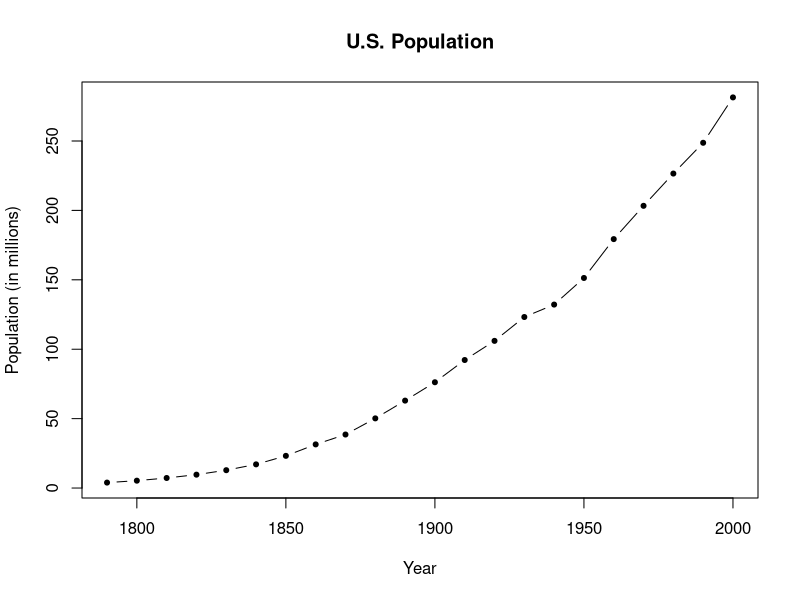
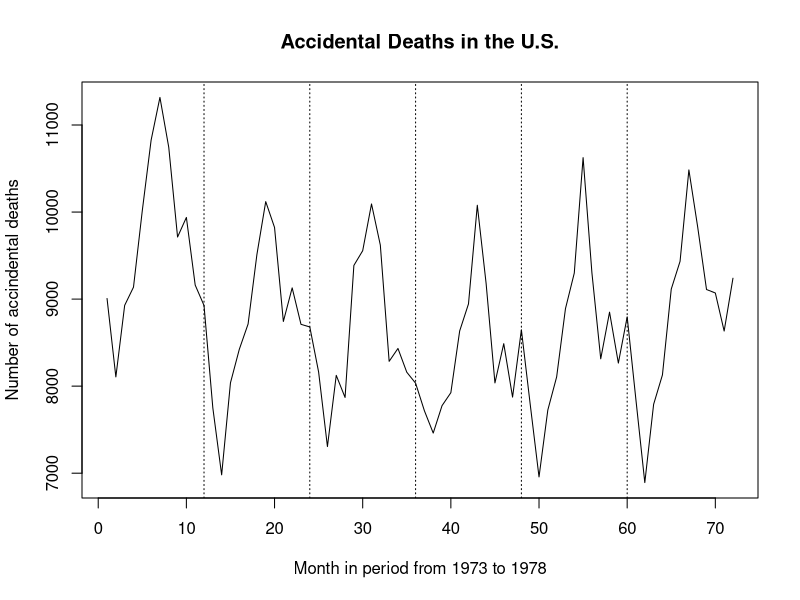
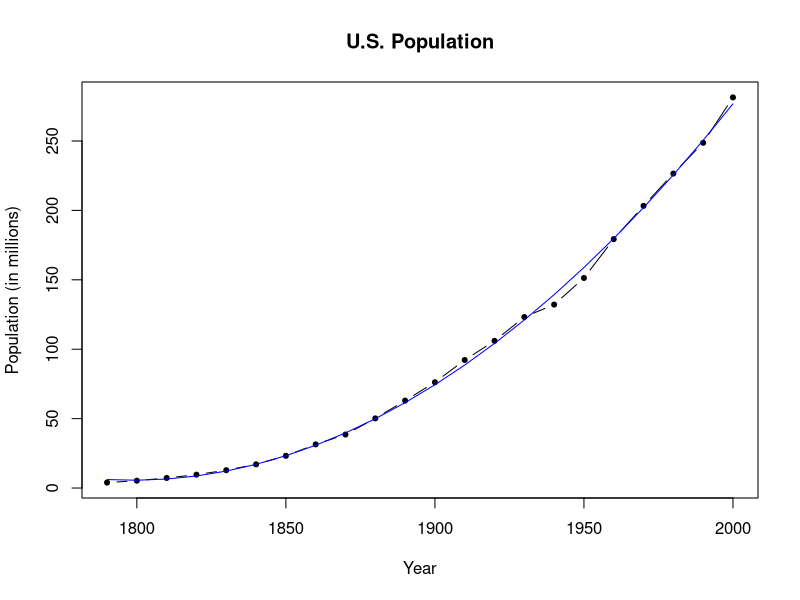
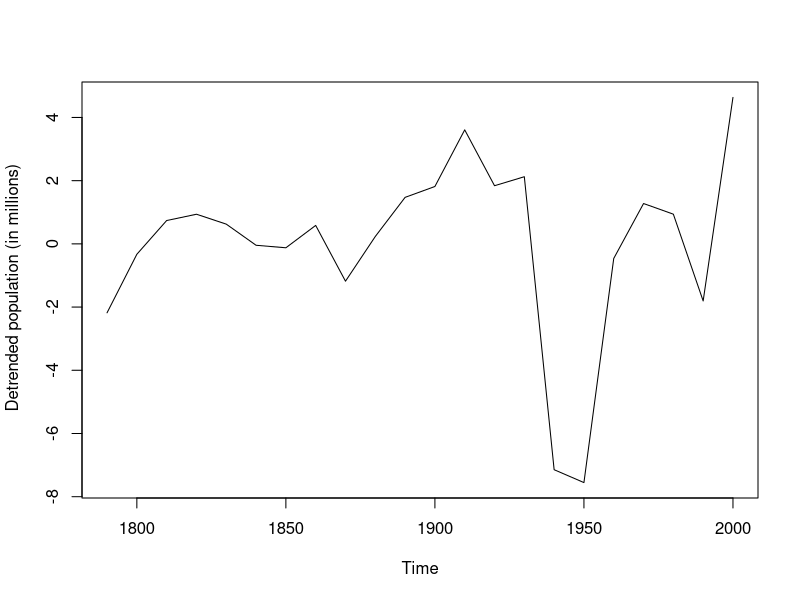
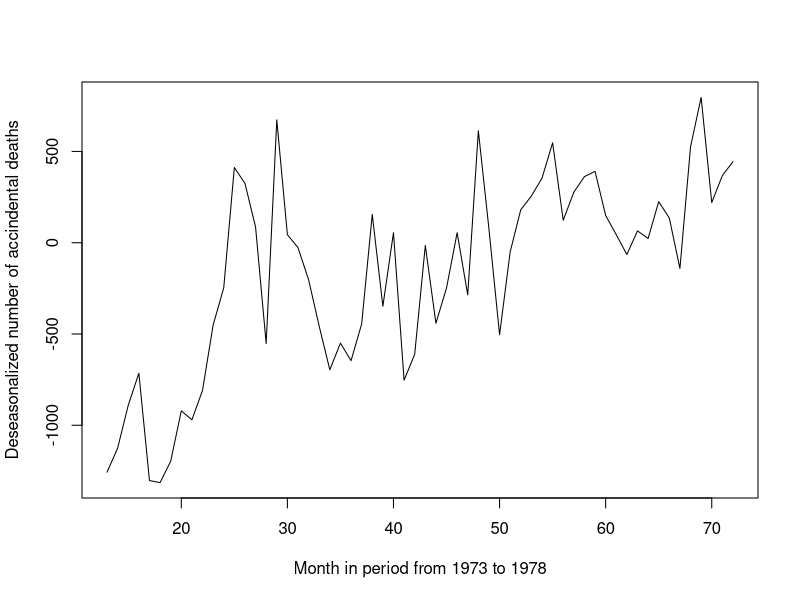
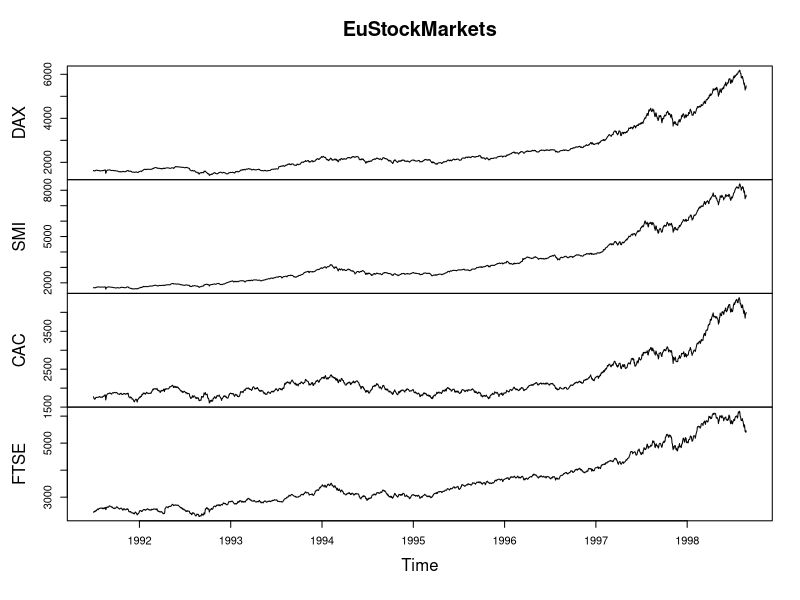
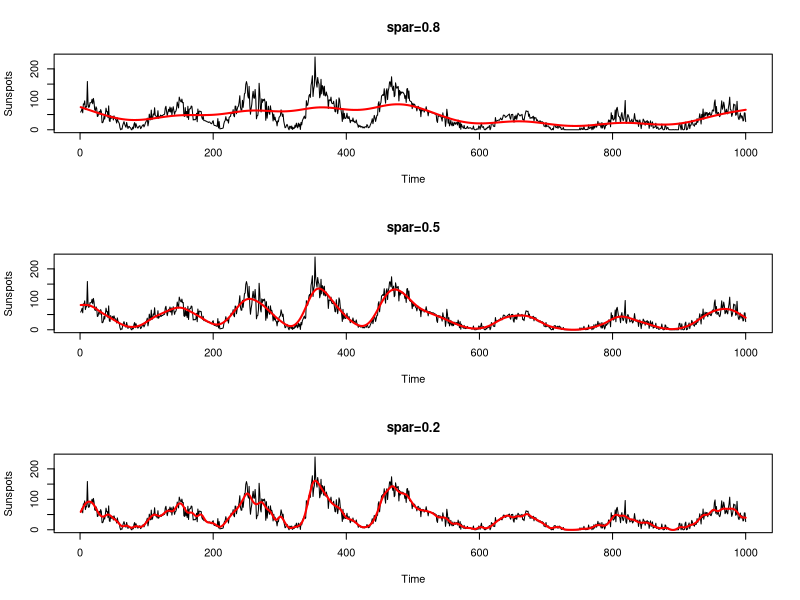
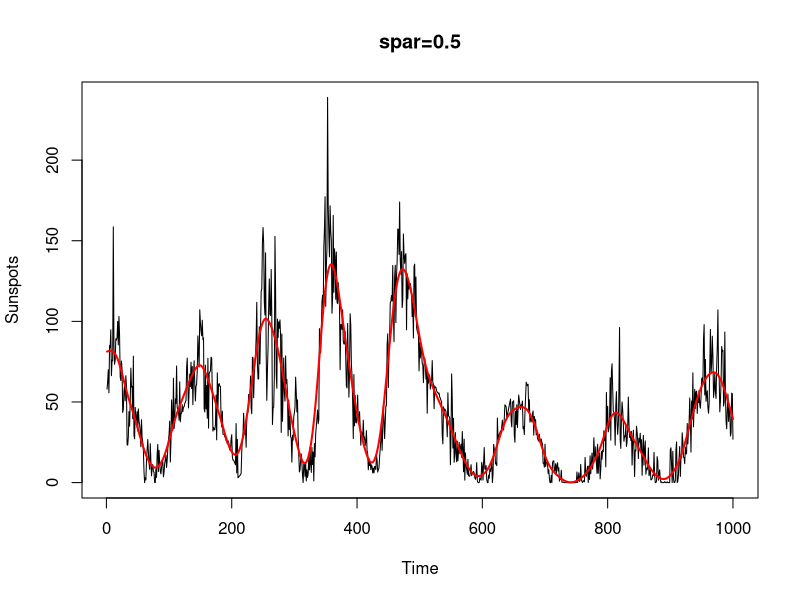

Source code (R) for these figures, in order:
## population in the US in millions
population=scan("population.txt")/10^6
year=seq(1790,2000,by=10)
plot(year,population,t="b",pch=20,lty=1,xlab="Year",ylab="Population (in millions)",main="U.S. Population")

## Accidental deaths in the US
accidents=scan("accidents.txt")
plot(1:72,accidents,t="l",xlab="Month in period from 1973 to 1978",
     ylab="Number of accindental deaths",main="Accidental Deaths in the U.S.")
abline(v=c(12,24,36,48,60),lty=3)


## Trend removal for the time series US population
yearsq=year^2
trend=lm(population~year+yearsq); trend$coef
plot(year,population,t="b",pch=20,lty=1,xlab="Year",
     ylab="Population (in millions)",main="U.S. Population")
lines(year,trend$coef[1]+trend$coef[2]*year+trend$coef[3]*yearsq,col="blue")
pop.detr=population-(trend$coef[1]+trend$coef[2]*year+trend$coef[3]*yearsq)
plot(year,pop.detr,t="l",xlab="Time",ylab=" Detrended population (in millions)")

## Seasonability removal for the accidental death time series
des.accidents=diff(accidents,lag=12)
plot(13:72,des.accidents,t="l",xlab="Month in period from 1973 to 1978",
     ylab="Deseasonalized number of accindental deaths")


# The multivariate time series EuStockMarkets (included in the 
# standard R-installation) gives the daily closing prices of four major 
# European stock indices (German DAX, Swiss SMI, French CAC and British FTSE) 
# from 1991 to 1998, in business time (excludes weekends and holidays).   
# Plot data
plot(EuStockMarkets)



par(mfrow=c(3,1))
plot.ts(sunspots[1:1000],ylab="Sunspots",main="spar=0.8")
SM=smooth.spline(1:1000,sunspots[1:1000],spar=0.8)
lines(SM,col="red",lwd=2)
plot.ts(sunspots[1:1000],ylab="Sunspots",main="spar=0.5")
SM=smooth.spline(1:1000,sunspots[1:1000],spar=0.5)
lines(SM,col="red",lwd=2)
plot.ts(sunspots[1:1000],ylab="Sunspots",main="spar=0.2")
SM=smooth.spline(1:1000,sunspots[1:1000],spar=0.2)
lines(SM,col="red",lwd=2)

par(mfrow=c(1,1))
plot.ts(sunspots[1:1000],ylab="Sunspots",main="spar=0.5")
SM=smooth.spline(1:1000,sunspots[1:1000],spar=0.5)
lines(SM,col="red",lwd=2)

Residuals=sunspots[1:1000]-SM$y
plot.ts(Residuals)


par(mfrow=c(1,3))

ma.model=list(ma=c(0.7,-1.2))
ma=arima.sim(100,model=ma.model,sd=sqrt(0.16))
plot(ma,ylab="", main="MA(2), b1=0.7,b2=-1.2,sgm=0.4")

ar.model=list(ar=-0.9)
ar=arima.sim(100,model=ar.model,sd=sqrt(0.81))
plot(ar,ylab="",main="AR(1), a1=-0.9,sgm=0.9")

arma.model=list(ar=c(-0.1,0.8),ma=1.4)
arma=arima.sim(100,model=arma.model,sd=sqrt(2.25))
plot(arma,ylab="",main="ARMA(2,1), a1=-0.1,a2=0.8,b1=1.4,sgm=1.5")

par(mfrow=c(1,1))

acf(ma)
ma.mle=arima(ma,order=c(0,0,2),method="ML",include.mean=F)
ma.mle
Box.test(resid(ma.mle),type="Ljung-Box")$p.value 
#Box.test(ma,type="Ljung-Box")$p.value 

acf(ar,type="partial") #PACF
ar.mle=arima(ar,order=c(1,0,0),method="ML",include.mean=F)
ar.mle # this is ML estimate of parameter of AR model
# Yule-Walker estimates (better then MLE?)
ar(ar) # or ar(ar,order.max=1), the same as ar.yw(ar,order.max=1)


arma.mle=arima(arma,order=c(2,0,1),method="ML",include.mean=F)
arma.mle
# Sample ACF of the residuals
acf(resid(arma.mle), main="Sample ACF of the residuals")
Box.test(resid(arma.mle),type="Box-Pierce")$p.value # the Portmanteau test
# Box.test(arma,type="Box-Pierce")$p.value
